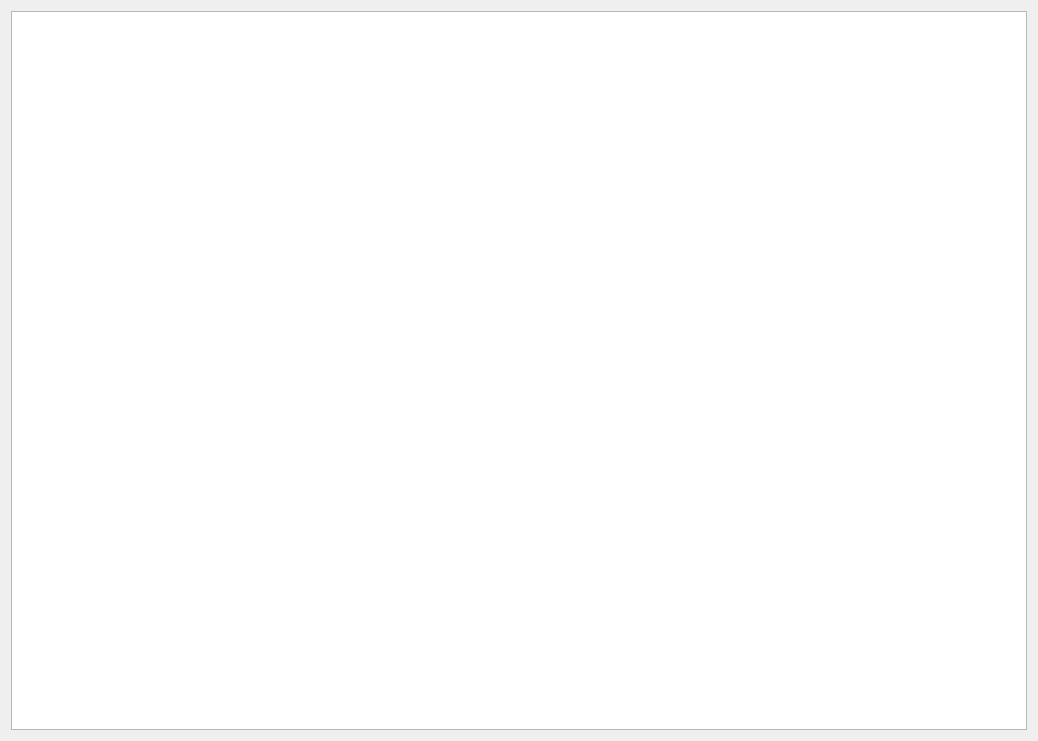
<?xml version="1.0" encoding="UTF-8"?>
<ui version="4.0">
 <class>DefectImageShowClass</class>
 <widget class="QDialog" name="DefectImageShowClass">
  <property name="geometry">
   <rect>
    <x>0</x>
    <y>0</y>
    <width>1038</width>
    <height>741</height>
   </rect>
  </property>
  <property name="windowTitle">
   <string>DefectImageShow</string>
  </property>
  <property name="windowIcon">
   <iconset resource="../../../Resource/GlassInspection_v3.qrc">
    <normaloff>:/Logo/Logo/Logo-ico.ico</normaloff>:/Logo/Logo/Logo-ico.ico</iconset>
  </property>
  <property name="styleSheet">
   <string notr="true">/* ================= 特定QLabel图像显示框样式 ================= */
#lb_thumbnail0, #lb_thumbnail1, #lb_thumbnail2 {
    background-color: #505050;
    border: 2px solid #646464;
    border-radius: 5px;
    padding: 2px;
    min-width: 120px;
    min-height: 120px;
    qproperty-alignment: AlignCenter;
    qproperty-scaledContents: false;
}

/* 默认状态 */
#lb_thumbnail0, 
#lb_thumbnail1, 
#lb_thumbnail2 {
    border: 2px solid #646464;
}

/* 悬停状态 */
#lb_thumbnail0:hover, 
#lb_thumbnail1:hover, 
#lb_thumbnail2:hover {
    border: 2px solid #FF9800;
    background-color: #585858;
}

/* 选中状态 - 通过提高选择器特异性来确保优先级 */
#lb_thumbnail0[selected=&quot;true&quot;], 
#lb_thumbnail1[selected=&quot;true&quot;], 
#lb_thumbnail2[selected=&quot;true&quot;] {
    border: 4px solid #FF9800;
    background-color: #585858;
}

/* 按下状态 */
#lb_thumbnail0:pressed, 
#lb_thumbnail1:pressed, 
#lb_thumbnail2:pressed {
    border: 3px solid #FF9800;
    background-color: #646464;
}

/* 选中状态下的悬停 */
#lb_thumbnail0[selected=&quot;true&quot;]:hover, 
#lb_thumbnail1[selected=&quot;true&quot;]:hover, 
#lb_thumbnail2[selected=&quot;true&quot;]:hover {
    border: 4px solid #FF9800;
    background-color: #646464;
}

/* 禁用状态 */
#lb_thumbnail0:disabled, 
#lb_thumbnail1:disabled, 
#lb_thumbnail2:disabled {
    border: 2px solid #3A3A3A;
    background-color: #3A3A3A;
}

/* 图像显示框中的占位文本 */
#lb_thumbnail0::disabled, 
#lb_thumbnail1::disabled, 
#lb_thumbnail2::disabled {
    color: #888888;
    font-style: italic;
}</string>
  </property>
  <layout class="QHBoxLayout" name="horizontalLayout_8">
   <item>
    <layout class="QVBoxLayout" name="verticalLayout_3">
     <item>
      <widget class="GraphicsView" name="graphicsView_His">
       <property name="sizePolicy">
        <sizepolicy hsizetype="Expanding" vsizetype="Expanding">
         <horstretch>0</horstretch>
         <verstretch>0</verstretch>
        </sizepolicy>
       </property>
       <property name="minimumSize">
        <size>
         <width>0</width>
         <height>0</height>
        </size>
       </property>
       <property name="maximumSize">
        <size>
         <width>16777215</width>
         <height>16777215</height>
        </size>
       </property>
      </widget>
     </item>
    </layout>
   </item>
  </layout>
 </widget>
 <layoutdefault spacing="6" margin="11"/>
 <customwidgets>
  <customwidget>
   <class>GraphicsView</class>
   <extends>QGraphicsView</extends>
   <header>graphicsview.h</header>
  </customwidget>
 </customwidgets>
 <resources>
  <include location="../../../Resource/GlassInspection_v3.qrc"/>
 </resources>
 <connections/>
</ui>
